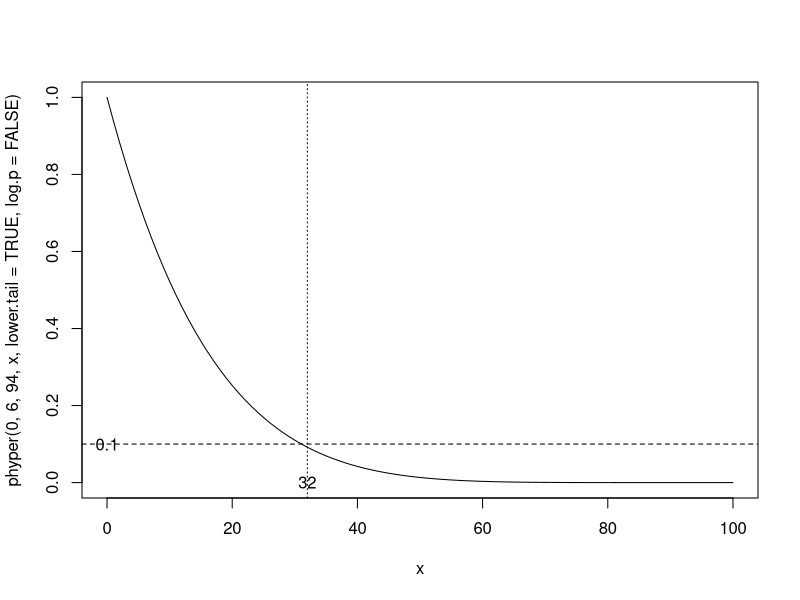
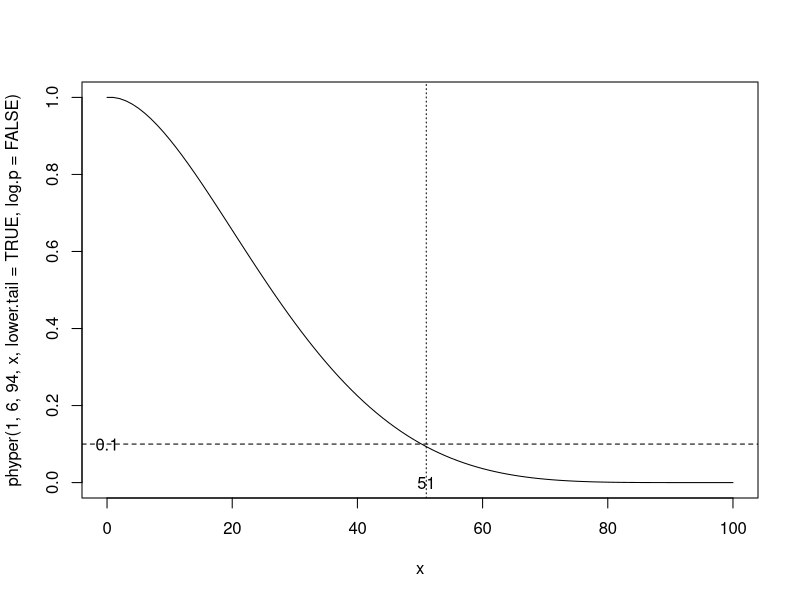

Reproduce these figures in R, in order.
## ---- chunk 1
# by bisection method
# when K up to 32, the probability of no defective part is smaller than 0.1.
dhyper(0, 6, 94, 32, log = FALSE)
# when K down to 31, the defective might not be chose on 0.1 probability.
qhyper(0.1, 6, 94, 31, lower.tail = TRUE, log.p = FALSE)

# by function of phyper
uniroot(function(k)(phyper(0, 6, 94, k, lower.tail = TRUE, log.p = FALSE)-0.1), lower=0, upper=100)$root

curve(phyper(0, 6, 94, x, lower.tail = TRUE, log.p = FALSE), 0, 100); text(0,0.1, "0.1"); abline(h = 0.1, lty = 2); text(32,0, "32"); abline(v = 32, lty = 3)

# by resolving equation
uniroot(function(k)(((100-k)*(99-k)*(98-k)*(97-k)*(96-k)*(95-k))/(100*99*98*97*96*95)-0.1), lower=0, upper=100)$root



## ---- chunk 2
# by function of phyper
uniroot(function(k)(phyper(1, 6, 94, k, lower.tail = TRUE, log.p = FALSE)-0.1), lower=1, upper=100)$root

curve(phyper(1, 6, 94, x, lower.tail = TRUE, log.p = FALSE), 0, 100); text(0,0.1, "0.1"); abline(h = 0.1, lty = 2); text(51,0, "51"); abline(v = 51, lty = 3)

# by resolving equation
uniroot(function(k)(((95+5*k)*(100-k)*(99-k)*(98-k)*(97-k)*(96-k))/(100*99*98*97*96*95)-0.1), lower=0, upper=100)$root

## ---- chunk 3
uniroot(function(x)(exp(x)-100*x-100), lower=0, upper=1000)$root
